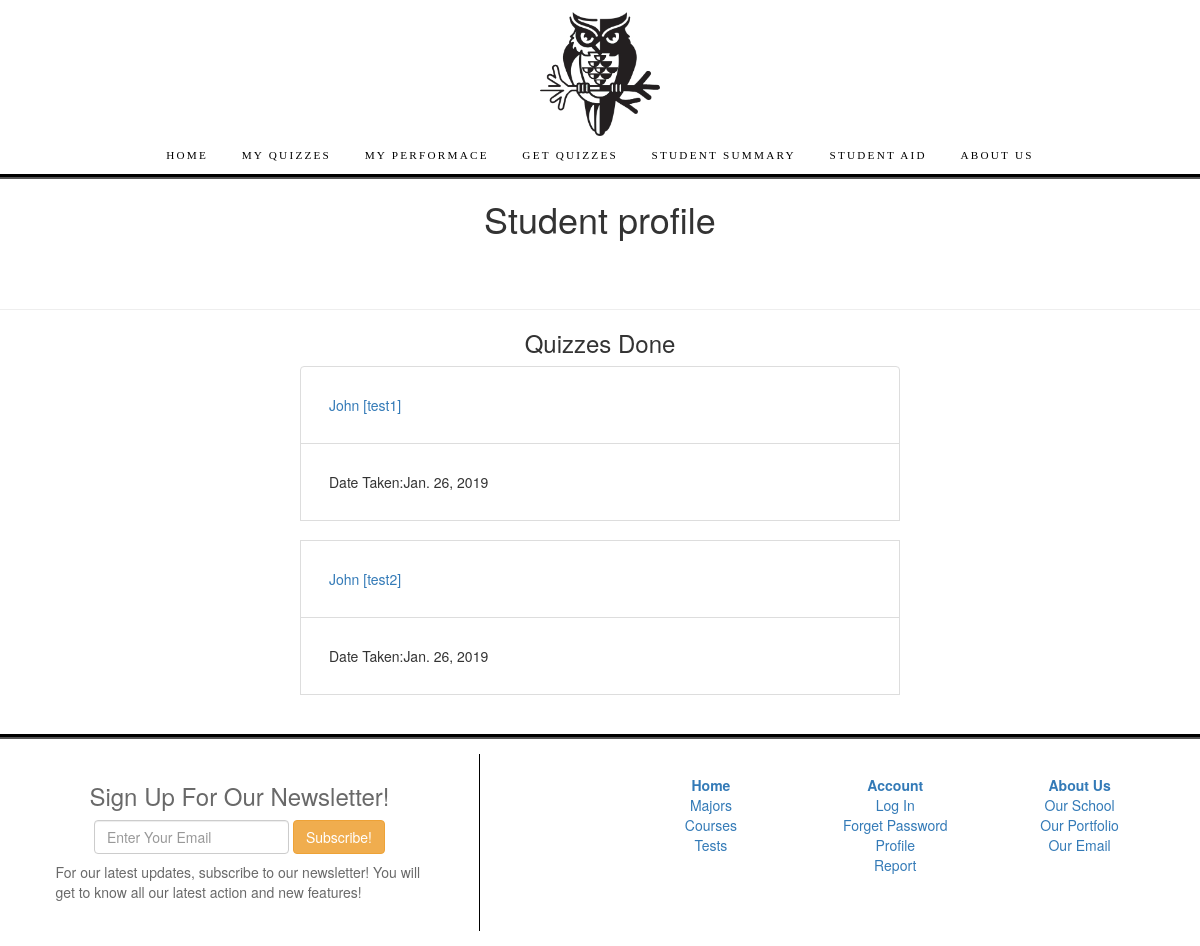
Screenshot of /quiz/test/ (signed in) with the database file from the repository.
### quiz/models.py (models this page shows, shortened)
class Summary(models.Model):
    student = models.ForeignKey(Student, on_delete=models.CASCADE, null = True)
    quiz = models.ForeignKey(Quiz, on_delete =  models.CASCADE, null = True)
    studentScore = models.IntegerField(default = 0)
    date_taken  = models.DateField(auto_now=True)
    class Meta:
        verbose_name = 'Finished_quiz'
        verbose_name_plural = 'Finished_quizzes'
    def get_absolute_url(self):
        return reverse("result-detail", args=[str(self.id)])
    def __str__(self):
        return f'{self.student} [{self.quiz}]'

class Student(models.Model):
    studentUser = models.OneToOneField(settings.AUTH_USER_MODEL, on_delete=models.CASCADE, null = True)
    assigned_quizzes = models.ManyToManyField(Quiz)
    M = 'M'
    F = 'F'
    GENDER_SELECT =  (
        (M, 'Male'),
        (F, 'Female'),
    )
    HIGHER_SELECT = (
        ('yes', 'yes'),
        ('no', 'no'),
    )
    ACTIVITIES_SELECT = (
         ('yes', 'yes'),
        ('no', 'no'),
    )
    SCH_SUPPORT = (
        ('yes', 'yes'),
        ('no', 'no')
    )
    sex = models.CharField(max_length = 1, choices = GENDER_SELECT, default = M)
    age = models.IntegerField(null = True)
    travelTime = models.IntegerField(null = True)
    studytime = models.IntegerField(null= True)
    higher = models.CharField(max_length = 3, choices = HIGHER_SELECT, blank = True, default = 'yes')
    activities = models.CharField(max_length = 3, choices = ACTIVITIES_SELECT , blank = True, default = 'yes')
    absences = models.IntegerField(null = True, blank = True)
    passed = models.IntegerField(null = True)
    schoolsup = models.CharField(max_length = 3, choices = SCH_SUPPORT , blank = True, default = 'yes')
    freetime = models.IntegerField(default = 0)
    class Meta:
        pass
    def __str__(self):
        return f'{self.studentUser.first_name}'

class Quiz(models.Model):
    quiz_name = models.CharField(max_length=50,  verbose_name = ("Quiz name"))
    description = models.CharField(max_length=500 , null = True)
    topic = models.ForeignKey(Subject,on_delete=models.SET_NULL, null = True)
    date_created = models.DateField(auto_now = True)
    pass_mark = models.SmallIntegerField( blank=True, null=True, verbose_name = ("Pass mark"), validators = [MaxValueValidator(100)]) # validates the maximum mark set
    class Meta:
        pass
    def __str__(self):
        return f'{self.quiz_name}'

### quiz/views.py (the view)
# urls.py: path('test/', views.studentReportView.as_view(), name = "individual-list"),
class studentReportView(LoginRequiredMixin, generic.ListView):
    context_object_name = "summary_list"
    model = Student
    template_name = "quiz/individual_list.html"
    def get_queryset(self,  **kwargs):
        student = self.request.user.student
        queryset = student.summary_set.all()
        return queryset

### quiz/templates/quiz/individual_list.html (shortened to what this page needs)
{%extends 'base.html'%}
{%block content%}
<h1 class="text-center">Student profile</h1>
{% if object_list %}
<br><br>
<hr>
<h3 class="text-center">Quizzes Done</h3>
<ul class="list-group"  style ="margin-left:auto; margin-right: auto; width: 50%">
    {% for s in object_list%}
    <li class = "list-group-item" style = "padding:2em;">
        <a href="{{s.get_absolute_url}}" >{{s}}</a>
    </li>
    <li class = "list-group-item" style = "padding:2em;">
        Date Taken:{{s.date_taken}}
    </li>
    <br>
{%endfor%}
</ul>
{% else %}
<p>There are no summaries avalaible</p>
{% endif %}
{%endblock content%}

### quiz/static/css/nav.css (style rules this page uses)
body { margin:0px; }

### rows the page displays
Summary: student+quiz "John [test1]", date_taken "Jan. 26, 2019"
Summary: student+quiz "John [test2]", date_taken "Jan. 26, 2019"
